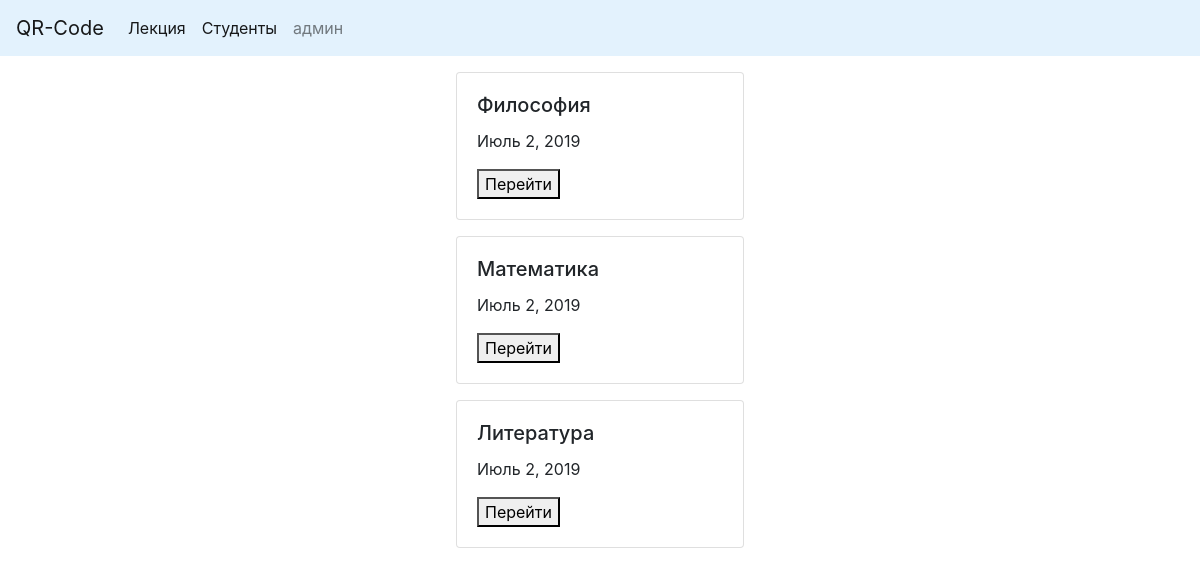
Before: /lecture/ with the older database file.
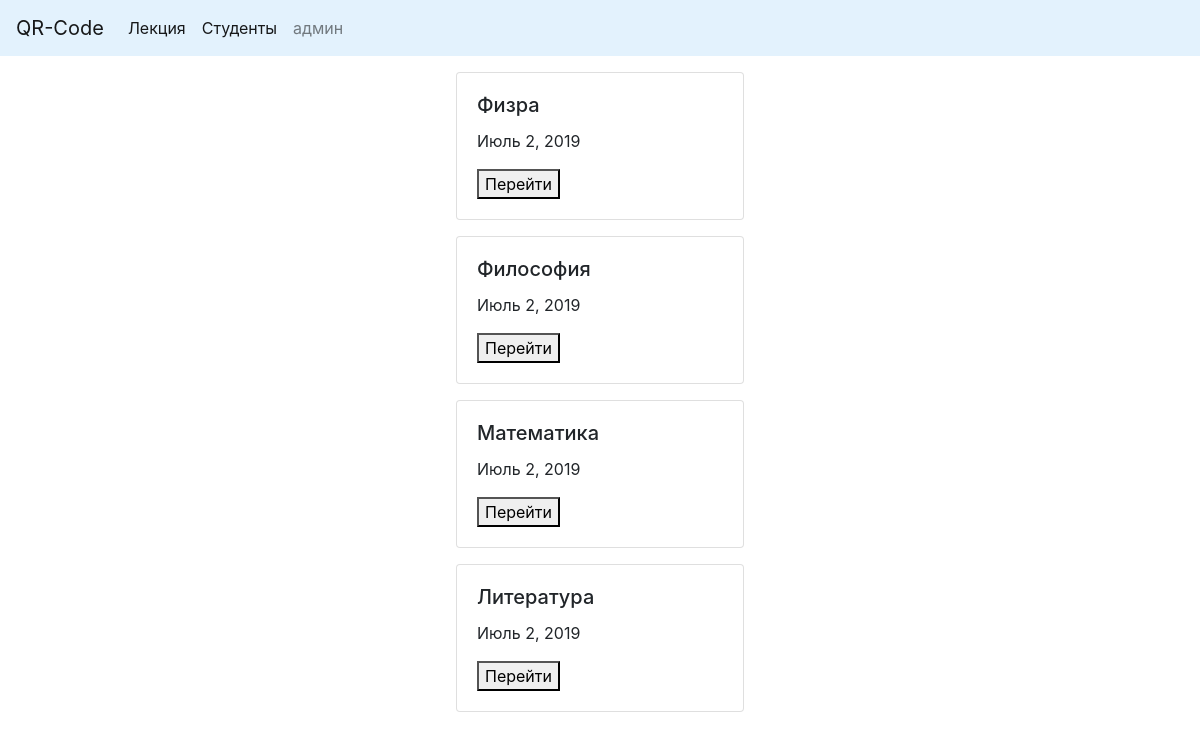
After: the same page with the newer database file.
### testpages/models.py (models this page shows, shortened)
class Lecture(models.Model):
    title = models.CharField(max_length=50)
    date = models.DateField(auto_created=True)
    count = models.PositiveIntegerField(default=0)
    students_come = models.ManyToManyField('Student', blank=True, related_name='students',)

### testpages/views.py (the view)
# urls.py: path('lecture/', lecture_page, name='lecture_url'),
def lecture_page(request):
    lectures = reversed(Lecture.objects.all())
    if request.method == 'GET':
        return render(request, 'testpages/lecture.html', context={'lectures': lectures})
    if request.method == 'POST':
        a = request.POST
        id = a['Lecture']
        return redirect('test_id_page', id)

### testpages/templates/testpages/lecture.html (shortened to what this page needs)
{% extends 'testpages/base_page.html' %}
{% load qr_code %}
{% block content %}
{% for lecture in lectures %}
<form action= "#" method="post">
                     <div class="card mt-3 ml-auto mr-auto " style="width: 18rem;">
                      <div class="card-body">
                        <h5 class="card-title">{{ lecture.title }}</h5>
                        <p class="card-text"> {{ lecture.date }}  </p>
                        <button>Перейти</button>
                      </div>
                    </div>
                </form>
{% endfor %}
{% endblock %}

Changed rows visible on the page:
added Lecture: title "Физра", date "Июль 2, 2019"
